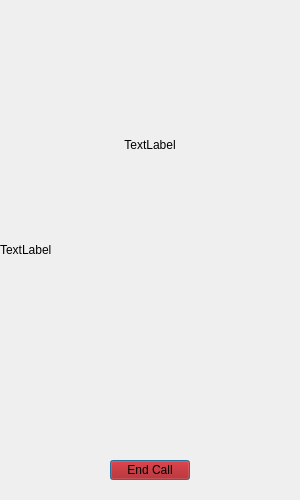
<?xml version="1.0" encoding="UTF-8"?>
<ui version="4.0">
 <class>PhoneCall</class>
 <widget class="QDialog" name="PhoneCall">
  <property name="geometry">
   <rect>
    <x>0</x>
    <y>0</y>
    <width>300</width>
    <height>500</height>
   </rect>
  </property>
  <property name="windowTitle">
   <string>Dialog</string>
  </property>
  <property name="autoFillBackground">
   <bool>false</bool>
  </property>
  <widget class="QLabel" name="image">
   <property name="geometry">
    <rect>
     <x>0</x>
     <y>0</y>
     <width>300</width>
     <height>500</height>
    </rect>
   </property>
   <property name="sizePolicy">
    <sizepolicy hsizetype="Preferred" vsizetype="Preferred">
     <horstretch>0</horstretch>
     <verstretch>0</verstretch>
    </sizepolicy>
   </property>
   <property name="text">
    <string>TextLabel</string>
   </property>
  </widget>
  <widget class="QPushButton" name="pushButton">
   <property name="geometry">
    <rect>
     <x>110</x>
     <y>460</y>
     <width>80</width>
     <height>20</height>
    </rect>
   </property>
   <property name="sizePolicy">
    <sizepolicy hsizetype="Fixed" vsizetype="Fixed">
     <horstretch>0</horstretch>
     <verstretch>0</verstretch>
    </sizepolicy>
   </property>
   <property name="styleSheet">
    <string notr="true">background-color: rgb(170, 0, 0);
color: rgb(0, 0, 0);
font: 12pt &quot;Cambria&quot;;</string>
   </property>
   <property name="text">
    <string>End Call</string>
   </property>
  </widget>
  <widget class="QLabel" name="label">
   <property name="geometry">
    <rect>
     <x>0</x>
     <y>120</y>
     <width>300</width>
     <height>50</height>
    </rect>
   </property>
   <property name="styleSheet">
    <string notr="true">font: 12pt &quot;Cambria&quot;;
color:rgb(0, 0, 0);</string>
   </property>
   <property name="text">
    <string>TextLabel</string>
   </property>
   <property name="alignment">
    <set>Qt::AlignCenter</set>
   </property>
  </widget>
 </widget>
 <resources/>
 <connections/>
</ui>
